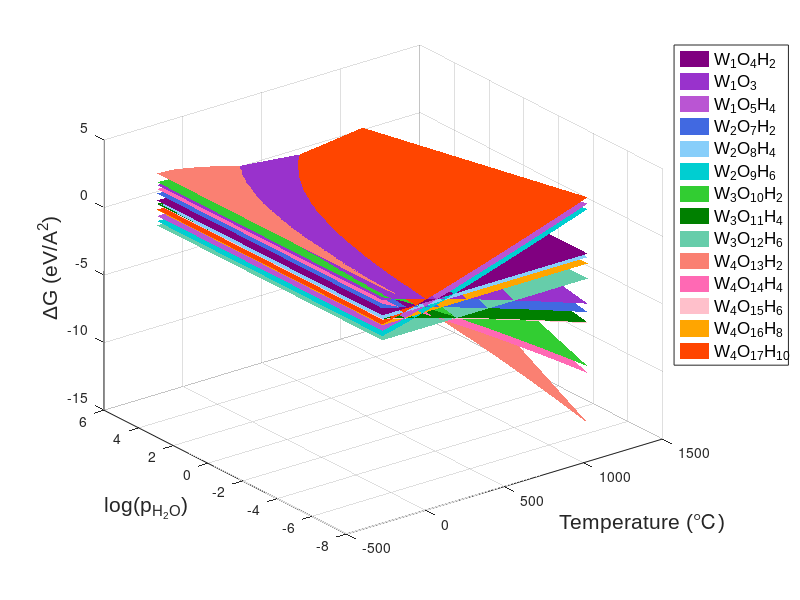

This figure's MATLAB source: (Note: this script raises an error after producing the figure.)
%% clean working space
clear all
close all
format long  

%% control

name_head = 'WO4H2_CeO2_H2O_O2_ppH2O_g_vasp';


% aWO4H2 + CeO2 + bH2O + cO2 → (WxOyHz)/CeO2;

% Chemical potential: O2(g) & H2O(g)

% coefficient
% a=x, b=-x+(1/2)z, c=(-3/2)x+(1/2)y-(1/4)z


%%
% WxOyHz/CeO2
energy =[
    -1286.178156 % W1O4H2 (x=1, y=4, z=2)
    -1270.805687 % W1O3H0 (x=1, y=3, z=0)
    -1301.554684 % W1O5H4 (x=1, y=5, z=4)
    -1321.610387 % W2O7H2 (x=2, y=7, z=2)
    -1336.614915 % W2O8H4 (x=2, y=8, z=4)
    -1352.124999 % W2O9H6 (x=2, y=9, z=6)
    -1356.721431 % W3O10H2 (x=3, y=10, z=2)
    -1372.553271 % W3O11H4 (x=3, y=11, z=4)
    -1388.381099 % W3O12H6 (x=3, y=12, z=6)
    -1392.017115 % W4O13H2 (x=4, y=13, z=2)
    -1407.397745 % W4O14H4 (x=4, y=14, z=4)
    -1422.790555 % W4O15H6 (x=4, y=15, z=6)
    -1437.437869 % W4O16H8 (x=4, y=16, z=8)
    -1451.620509 % W4O17H10 (x=4, y=17, z=10)
    ];

%%
coefficient = [
    1   0   0
    1   -1   0
    1   1   0
    2	-1	0
    2	0	0
    2	1	0
    3	-2	0
    3	-1	0
    3	0	0
    4	-3	0
    4	-2	0
    4	-1	0
    4	0	0
    4	1	0
];

p_O2 = 0.1; %atm for fixed partial pressure
p_H2O = 0.00; %atm for fixed partial pressure

%%
energy_O2 = -9.86919028;
energy_H2O =  -14.23176712;   
energy_WO3 = -38.60191691; % W2O6: -77.20383382
energy_CeO2 = -1236.380359; % Ce48O96 slab
energy_WO6H6 = -78.83463101; % aW(OH)6 + CeO2 +bO2 + cH2O → (WxOyHz)/CeO2  
                             % coefficient: a=x, b=(-3/2)x+(1/2)y-(1/4)z, c=(1/2)z-3x
energy_WO4H2 = -50.17847497; % aWO2H4 + CeO2 + bO2 + cH2O → (WxOyHz)/CeO2
                               % coefficient: a=x, b=(-3/2)x+(1/2)y-(1/4)z, c=-x+(1/2)z

%%

%% O2 chemical potential

%%%%%%%%%%%%%%%%%%%%%%%%%%%%%%%%%%%%%%%%%%%%%%%%%%%%%%
% evaluate the chemical potential of the O2
% http://janaf.nist.gov/
%%%%%%%%%%%%%%%%%%%%%%%%%%%%%%%%%%%%%%%%%%%%%%%%%%%%%%

% Oxygen (O2)	O2(ref)
%T(K)	S	H-H(Tr)
table_O2 = [
0	0	-8.683
100	173.307	-5.779
200	193.485	-2.868
250	199.99	-1.41
300	205.329	0.054
350	209.88	1.531
400	213.871	3.025
450	217.445	4.543
500	220.693	6.084
600	226.451	9.244
700	231.466	12.499
800	235.921	15.835
900	239.931	19.241
1000	243.578	22.703
1100	246.922	26.212
1200	250.01	29.761
1300	252.878	33.344
];

for Temp = 1:1:14

p0 = 0.986923169314 ;% in atm 

T_O2 = table_O2(Temp,1); 
R  = 8.31451 * 0.00001036427; % eV/K
H0_O2 = table_O2(Temp,3);
S0_O2 = table_O2(Temp,2); 

%a_O2 = [-8:1:5]; % look at the corresponding mu interval!*
%p_O2 = 10.^(a_O2);

delta_mu_O2_p0 = 0.0103642 * ( H0_O2 - table_O2(1,3) - (T_O2 .* S0_O2) ./ 1000) ;
delta_mu_O2 = delta_mu_O2_p0 + (R .* T_O2) * log ( p_O2 ./ p0);

cp_O2(:,Temp) = delta_mu_O2;


end


for ii = 1:1:14
    cp_O2(ii,:) = cp_O2(1,:);
end

%%

%% H2o chemical potential

%%%%%%%%%%%%%%%%%%%%%%%%%%%%%%%%%%%%%%%%%%%%%%%%%%%%%%
% evaluate the chemical potential of the H2O
% http://kinetics.nist.gov/janaf/html/H-064.html
%%%%%%%%%%%%%%%%%%%%%%%%%%%%%%%%%%%%%%%%%%%%%%%%%%%%%%
% Water (H2O)           H2O1(g)

% Enthalpy Reference Temperature = Tr = 298.15 K  
% Standard State Pressure = p° = 0.1 MPa = 0.986923169314 atm
% T              S°               H-H°(Tr)    
% K             J·mol-1·deg-1     kJ·mol-1        
table_H2O = [
0	0	-9.904
100	152.388	-6.615
200	175.485	-3.282
300	189.042	0.062
400	198.788	3.452
500	206.534	6.925
600	213.052	10.501
700	218.739	14.192
800	223.825	18.002
900	228.459	21.938
1000	232.738	26
1100	236.731	30.191
1200	240.485	34.506
1300	244.035	38.942
];

for Temp = 1:1:14

p0 = 0.986923169314 ;% in atm 



T_H2O = table_H2O(Temp,1); 
R  = 8.31451 * 0.00001036427; % eV/K
H0_H2O = table_H2O(Temp,3); 
S0_H2O = table_H2O(Temp,2); 

a_H2O = [-8:1:5]; % look at the corresponding mu interval!*
p_H2O = 10.^(a_H2O);

delta_mu_H2O_p0 = 0.0103642 * ( H0_H2O - table_H2O(1,3) - (T_H2O .* S0_H2O) ./ 1000) ; % delta_mu_H2O_p0 for T_H2O = 300 K

delta_mu_H2O = delta_mu_H2O_p0 + (R .* T_H2O) * log ( p_H2O ./ p0);


cp_H2O(:,Temp) = delta_mu_H2O;

end


pp_H2O = zeros(11,14);
pp_H2O = a_H2O.';

%check matlix

for iii = 1:1:14
    temperature(iii,:) = [0:100:1300];
    pp_H2O(:,iii) = pp_H2O(:,1);
end

%%


for i = 1:1:14
    E_O2(i,:) = energy_O2;
    E_H2O(i,:) = energy_H2O;
    E_WO3(i,:) = energy_WO3;
    E_CeO2(i,:) = energy_CeO2;
    E_WO6H6(i,:) = energy_WO6H6;
    E_WO4H2(i,:) = energy_WO4H2;
    
    E_O2(:,i) = energy_O2;
    E_H2O(:,i) = energy_H2O;
    E_WO3(:,i) = energy_WO3;
    E_CeO2(:,i) = energy_CeO2;
    E_WO6H6(:,i) = energy_WO6H6;
    E_WO4H2(:,i) = energy_WO4H2;
    
end

for j = 1:1:size(energy)
    for i = 1:1:14
        
       % if i < 12 
        E(i,:,j) = energy(j,1);
        E(:,i,j) = energy(j,1);

    end
    
    Z(:,:,j) = E(:,:,j) - E_CeO2 - coefficient(j,1)*E_WO4H2 - coefficient(j,2)*E_H2O - coefficient(j,3)*E_O2;
    %G(:,:,j) = Z(:,:,j) + (-coefficient(j,2)*cp_H2O-coefficient(j,3)*cp_O2);
    G(:,:,j) = Z(:,:,j) + (-coefficient(j,2)*cp_H2O); 
    
end

%% PLOT

colors = [
    128./255 0./255 128./255   ; ... % W1O4H2 (x=1, y=4, z=2)       
    153./255 50./255 204./255   ;...   % W1O3H0 (x=1, y=3, z=0)  
    186./255 85./255 211./255  ; ... % W1O5H4 (x=1, y=5, z=4)      
    65./255 105./255 225./255   ; ... % W2O7H2 (x=2, y=7, z=2)   
    135./255 206./255 250./255 ; ... % W2O8H4 (x=2, y=8, z=4)                  
    0./255 206./255 209./255 ; ... % W2O9H6 (x=2, y=9, z=6)
    50./255 205./255 50./255   ; ... % W3O10H2 (x=3, y=10, z=2) 
    0./255 128./255 0./255 ; ... % W3O11H4 (x=3, y=11, z=4)
    102./255 205./255 170./255 ; ... % W3O12H6 (x=3, y=12, z=6)***
    250./255 128./255 114./255 ; ... % W4O13H2 (x=4, y=13, z=2)***
    255./255 105./255 180./255 ; ... % W4O14H4 (x=4, y=14, z=4)
    255./255 192./255 203./255 ; ... % W4O15H6 (x=4, y=15, z=6)
    255./255 165./255 0./255 ; ... % W4O16H8 (x=4, y=16, z=8)
    255./255 69./255 0./255 ; ... % W4O17H10 (x=4, y=17, z=10)
           ];

figure(1);

hold on

for i=1:size(energy)
    hSurface = surf(temperature-273,pp_H2O,G(:,:,i),'EdgeColor','none');
    set(hSurface,'FaceColor',colors(i,:));
    xlabel('Temperature (℃)','FontSize',15,'FontName','Arial')
    ylabel('log(p_{H_{2}O})','FontSize',15,'FontName','Arial')
    zlabel('\DeltaG (eV/{A}^2)','FontSize',15,'FontName','Arial')
    title('')
end

legend('W_{1}O_{4}H_{2}','W_{1}O_{3}','W_{1}O_{5}H_{4}',...
    'W_{2}O_{7}H_{2}','W_{2}O_{8}H_{4}','W_{2}O_{9}H_{6}',...
    'W_{3}O_{10}H_{2}','W_{3}O_{11}H_{4}','W_{3}O_{12}H_{6}',...
    'W_{4}O_{13}H_{2}','W_{4}O_{14}H_{4}','W_{4}O_{15}H_{6}',...
    'W_{4}O_{16}H_{8}','W_{4}O_{17}H_{10}',...
    'location','northeastoutside','FontSize',12,'FontName','Arial')
%legend(comp,'location','eastoutside','FontSize',legand_fontsize,'FontName','Arial')

% turn the grid on
grid on;

% set the view
view(3);
ax1 = gca;
ax1.XTick = 0:100:900;
set(ax1, 'XLim',[0 800],'TickDir','out', 'box','on',...
    'YLim',[-8 5],'ZLim',[-8 2],'FontName','Arial','Fontsize',15);
pbaspect([5 5 3])

 print_name_3d = strcat(name_head,'-3d.jpg');
 print(print_name_3d,'-djpeg','-r600')


%%

figure(2)
scrsz = get(0,'ScreenSize');
hf2=figure(2);
set(hf2,'Position',[0.8,1.2,0.8,1.2].*scrsz); %full screensize
set(gcf,'Renderer','ZBuffer','RendererMode','manual');
hold on;

% turn the grid on
%grid on;

% set the view
view([0 0 -10]);

% draw the planes in their respective colors
for i=1:size(energy)
    hSurface = surf(temperature-273,pp_H2O,G(:,:,i),'EdgeColor','none');
    set(hSurface,'FaceColor',colors(i,:));
end

% title
%title({'\fontsize{12} \bf FAU (T = 600K)\rm ';'';''});
title({' ';'';''});

% set text for the default x/y axes
ax1 = gca;
set(ax1,'XColor','k','YColor','k','TickDir','out','box','on',...
    'Position',[0.2,0.2,0.6,0.6],'FontName','Arial','Fontsize',30);
ax1.XTick = 0:100:900;
xlabel('Temperature (℃)','Fontsize',30,'FontName','Arial');
ylabel('log(p_{H_{2}O})','Fontsize',30,'FontName','Arial');
set(ax1,'XLim',[0 800],...
        'YLim',[-6 1],...
        'LineWidth',1.5,...
        'XAxisLocation','bottom',...
        'Layer','Top',...
        'Box','off');
pbaspect([1.25 1 1])
% 
% % create another pair of axes
% ax2 = axes('Position',get(ax1,'Position'),...
%            'XAxisLocation','top',...
%            'YAxisLocation','right',...
%            'Color','none',...
%            'XColor','k','YColor','k','YDir','reverse');
%        
%        
% x2 = [a_O2];
% y2 = [a_H2O];
% set(ax2,'FontSize',20);
% xlabel('Temperature (K)','Fontsize',30,'FontName','Arial'); 
% ylabel('log(p_{H_2})','Fontsize',30,'FontName','Arial');
% x2s=size(x2,2);
% y2s=size(y2,2);
% set(ax2,'XLim',[0 1300],'YLim',[-8 5],'Layer','Bottom','FontName','Arial','Fontsize',30);
% 


 print_name_2d = strcat(name_head,'-2d.jpg');
 print(print_name_2d,'-djpeg','-r600')
 